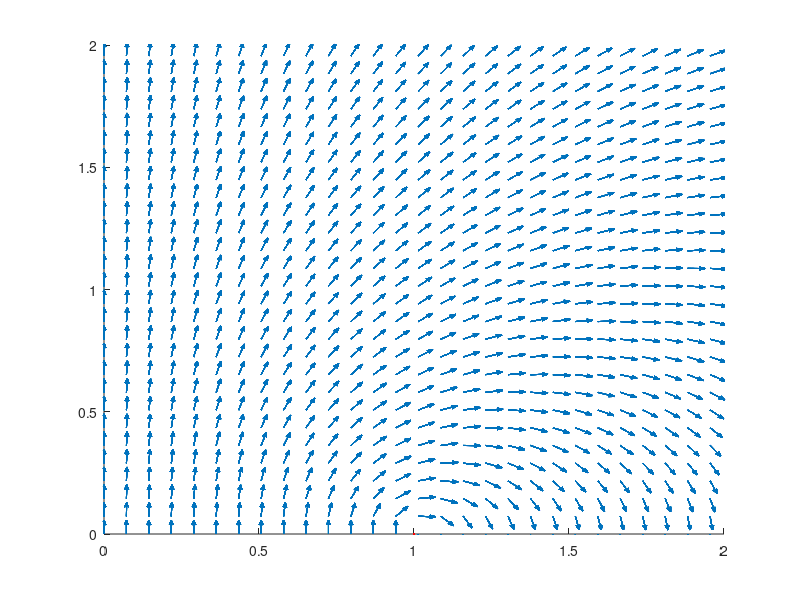

Write the MATLAB code that produced this figure.
% Equipo 4: 				
% Daniel Degollado Rodríguez 		A00832555
% Yael Ariel Márquez Mas            A01745310
% Kailin Wu                         A00830574
% Alberto Horacio Orozco Ramos      A00831719
% Müsel Emmanuel Tabares Pardo      A00830710

clear;
clc;
close all;

%Inicializamos las variables y constantes
u0 = (4*pi)*10^-7;
I = 5;
a = 1; 
l = (u0/2*pi);

% Puntos de la gráfica
Py = linspace(0,2.1,30);
Pz = linspace(0,2.1,30);
phi = linspace(0,2*pi,30);
[y,z,P] = meshgrid(Py,Pz,phi);

% Diferencial de Y y de Z del campo megnético
dBy = @(p) (sin(p))./(a.^2+z.^2+y.^2 -(2.*a.*y.*sin(p))).^(3/2);
dBz = @(p) (a-y.*sin(p))./((a.^2 + z.^2 + y.^2 - 2.*a.*y.*sin(p))).^(3/2);

% Evaluación de los diferenciales con el ángulo phi
Y = dBy(P);
Z = dBz(P);

% Integrales de los diferenciales de Y y de Z
Int1 = trapz(phi,Y,3);
Int2 = trapz(phi,Z,3);

% Campo magnético en Y y en Z
By = l.*I.*a.*z .* Int1;
Bz = l.*I.*a .* Int2;

% Magnitud del campo magnético
B = sqrt(Bz.^2 + By.^2);

% Gráfica del campo magnético
hold on;
quiver(y,z,By./B,Bz./B,0.8);
plot(a,0,'.r');
xlim([0 2]);
ylim([0 2]);